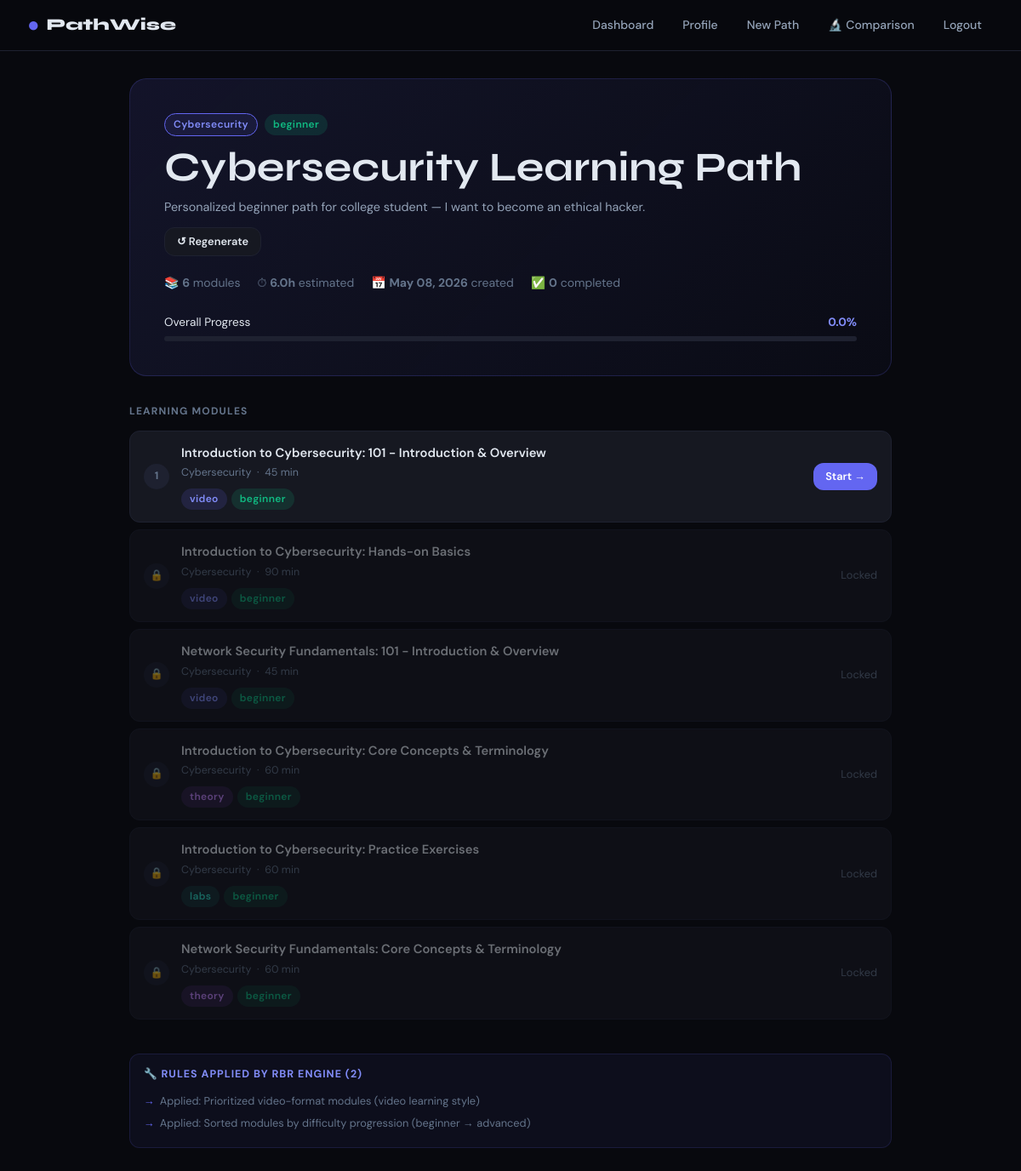
Page /path/2 (signed in) on the committed database.
### models/learning_path.py (models this page shows, shortened)
class LearningPath(db.Model):
    __tablename__ = 'learning_paths'
    id              = db.Column(db.Integer, primary_key=True)
    user_id         = db.Column(db.Integer, db.ForeignKey('users.id'), nullable=False)
    title           = db.Column(db.String(300), nullable=False)
    domain          = db.Column(db.String(100), nullable=True)
    description     = db.Column(db.Text,        nullable=True)
    total_modules   = db.Column(db.Integer,     default=0)
    estimated_hours = db.Column(db.Float,       default=0.0)
    difficulty      = db.Column(db.String(30),  nullable=True)
    cbr_cases_used_json  = db.Column(db.Text, nullable=True)   # IDs of similar cases used
    cbr_similarity_json  = db.Column(db.Text, nullable=True)   # Similarity scores
    rbr_rules_applied_json = db.Column(db.Text, nullable=True) # Rules that were applied
    status          = db.Column(db.String(30), default='active')  # active, completed, abandoned
    is_current      = db.Column(db.Boolean,    default=True)
    completed_at    = db.Column(db.DateTime,   nullable=True)
    certificate_path = db.Column(db.String(500), nullable=True)
    created_at      = db.Column(db.DateTime,   default=datetime.utcnow)
    path_modules = db.relationship(
        'LearningPathModule', backref='learning_path',
        lazy=True, order_by='LearningPathModule.order_index',
        cascade='all, delete-orphan'
    )
    progress = db.relationship('Progress', backref='learning_path', lazy=True, cascade='all, delete-orphan')
    def get_completion_percentage(self) -> float:
        if not self.path_modules:
            return 0.0
        completed = sum(1 for pm in self.path_modules if pm.is_completed)
        return round((completed / len(self.path_modules)) * 100, 1)
    def get_rbr_rules(self) -> list:
        return json.loads(self.rbr_rules_applied_json) if self.rbr_rules_applied_json else []

### models/progress.py (models this page shows, shortened)
class Progress(db.Model):
    __tablename__ = 'progress'
    id               = db.Column(db.Integer, primary_key=True)
    user_id          = db.Column(db.Integer, db.ForeignKey('users.id'), nullable=False)
    learning_path_id = db.Column(db.Integer, db.ForeignKey('learning_paths.id'), nullable=False)
    current_module_index = db.Column(db.Integer, default=0)
    modules_completed    = db.Column(db.Integer, default=0)
    total_time_spent_min = db.Column(db.Integer, default=0)
    average_score    = db.Column(db.Float,   nullable=True)
    streak_days      = db.Column(db.Integer, default=0)
    last_activity_at = db.Column(db.DateTime, default=datetime.utcnow)
    created_at       = db.Column(db.DateTime, default=datetime.utcnow)

### models/course.py (models this page shows, shortened)
class Module(db.Model):
    __tablename__ = 'modules'
    id           = db.Column(db.Integer, primary_key=True)
    course_id    = db.Column(db.Integer, db.ForeignKey('courses.id'), nullable=False)
    title        = db.Column(db.String(300), nullable=False)
    description  = db.Column(db.Text,        nullable=True)
    module_type  = db.Column(db.String(30),  nullable=False)      # video, lab, project, reading, quiz
    difficulty   = db.Column(db.String(30),  nullable=False)      # beginner, intermediate, advanced
    duration_min = db.Column(db.Integer,      nullable=True)       # Duration in minutes
    domain       = db.Column(db.String(100),  nullable=False)      # Topic domain
    tags_json    = db.Column(db.Text,         nullable=True)       # JSON list of tags
    order_index  = db.Column(db.Integer,      default=0)           # Order within course
    is_active    = db.Column(db.Boolean,      default=True)
    assessment_questions_json = db.Column(db.Text, nullable=True)
    def get_tags(self) -> list:
        if self.tags_json:
            return json.loads(self.tags_json)
        return []
    def to_dict(self) -> dict:
        return {
            'id': self.id,
            'course_id': self.course_id,
            'title': self.title,
            'description': self.description,
            'module_type': self.module_type,
            'difficulty': self.difficulty,
            'duration_min': self.duration_min,
            'domain': self.domain,
            'tags': self.get_tags(),
            'order_index': self.order_index,
            'course_title': self.course.title if self.course else '',
        }

### routes/learning_path.py (the view)
@lp_bp.route('/<int:path_id>')
@login_required
def view_path(path_id):
    path = LearningPath.query.filter_by(id=path_id, user_id=current_user.id).first_or_404()
    progress = Progress.query.filter_by(
        user_id=current_user.id, learning_path_id=path_id
    ).first()
    modules_data = [pm.to_dict() for pm in path.path_modules]
    rules = path.get_rbr_rules()
    return render_template('learning_path/view.html',
                           path=path,
                           modules=modules_data,
                           progress=progress,
                           rules_applied=rules,
                           completion=path.get_completion_percentage())

### models/learning_path.py (called while the page is built)
    def to_dict(self) -> dict:
        module_data = self.module.to_dict() if self.module else {}
        module_data.update({
            'path_module_id': self.id,
            'order_index': self.order_index,
            'is_completed': self.is_completed,
            'is_locked': self.is_locked,
            'completed_at': self.completed_at.isoformat() if self.completed_at else None,
            'assessment_score': self.assessment_score,
        })
        return module_data

### templates/learning_path/view.html (shortened to what this page needs)
{% extends "base.html" %}
{% block content %}
<div class="path-wrap">
  <div class="path-hero">
    <div style="display:flex;justify-content:space-between;align-items:flex-start;flex-wrap:wrap;gap:12px;">
      <div>
        <div style="display:flex;gap:8px;align-items:center;margin-bottom:8px;">
          <span class="badge badge-domain">{{ path.domain.replace('_',' ').title() if path.domain else 'General' }}</span>
          <span class="badge badge-{{ path.difficulty or 'intermediate' }}">{{ path.difficulty or 'intermediate' }}</span>
        </div>
        <h1>{{ path.title }}</h1>
        <p style="margin-top:6px;font-size:0.9rem;">{{ path.description }}</p>
      </div>
      {% if path.status != 'completed' %}
      <a href="{{ url_for('learning_path.generate') }}" class="btn btn-secondary btn-sm" style="white-space:nowrap;">↺ Regenerate</a>
      {% elif path.certificate_path %}
      <a href="{{ url_for('static', filename='certificates/' + path.certificate_path) }}" target="_blank" class="btn btn-success btn-sm">📄 View Certificate</a>
      {% endif %}
    </div>
    <div class="path-meta-row">
      <span>📚 <strong>{{ path.total_modules }}</strong> modules</span>
      <span>⏱ <strong>{{ path.estimated_hours }}h</strong> estimated</span>
      <span>📅 <strong>{{ path.created_at.strftime('%b %d, %Y') if path.created_at else 'N/A' }}</strong> created</span>
      {% if progress %}
      <span>✅ <strong>{{ progress.modules_completed }}</strong> completed</span>
      {% endif %}
    </div>
    <div class="path-progress-section">
      <div class="path-progress-text">
        <span>Overall Progress</span>
        <strong style="color:var(--accent2);">{{ completion }}%</strong>
      </div>
      <div class="progress-wrap">
      </div>
    </div>
  </div>
  <div class="grid-2" style="align-items:start;gap:2rem;">
    <div style="grid-column:1/3;">
      <div class="module-section-title">Learning Modules</div>
      {% for m in modules %}
      {% set is_completed = m.is_completed %}
      {% set is_locked = m.is_locked %}
      <div class="module-row {% if is_completed %}completed{% elif is_locked %}locked{% endif %}">
        <div class="module-order {% if is_completed %}order-completed{% elif is_locked %}order-locked{% else %}order-pending{% endif %}">
          {{ '✓' if is_completed else ('🔒' if is_locked else m.order_index + 1) }}
        </div>
        <div class="module-info">
          <div class="module-title-row">{{ m.title }}</div>
          <div class="module-sub">
            {{ m.domain.replace('_',' ').title() if m.domain else '' }}
            &nbsp;·&nbsp; {{ m.duration_min or 60 }} min
          </div>
          <div class="module-badges mt-1">
            <span class="badge badge-{{ m.module_type or 'mixed' }}">{{ m.module_type or 'mixed' }}</span>
            <span class="badge badge-{{ m.difficulty or 'intermediate' }}">{{ m.difficulty or 'intermediate' }}</span>
          </div>
        </div>
        <div class="module-actions">
          {% if is_completed %}
            <span style="font-size:0.8rem;color:var(--success);">Done ✓</span>
          {% elif is_locked %}
            <span style="font-size:0.8rem;color:var(--text-muted);">Locked</span>
          {% else %}
            <a href="{{ url_for('learning_path.view_module', path_id=path.id, path_module_id=m.path_module_id) }}" class="btn btn-primary btn-sm">
              Start →
            </a>
          {% endif %}
        </div>
      </div>
      {% endfor %}
    </div>
  </div>
  {% if rules_applied %}
  <div class="rbr-panel mt-4">
    <div class="rbr-title">🔧 Rules Applied by RBR Engine ({{ rules_applied|length }})</div>
    {% for rule in rules_applied %}
    <div class="rbr-rule">{{ rule }}</div>
    {% endfor %}
  </div>
  {% endif %}
</div>
{% endblock %}

### templates/base.html (style rules this page uses)
:root { --bg: #08090E; --surface: #0F1117; --surface2: #161821; --border: #1E2130; --accent: #6366F1; --accent2: #818CF8; --accent-glow: rgba(99,102,241,0.15); --success: #10B981; --warning: #F59E0B; --error: #EF4444; --text: #E2E8F0; --text-muted:#64748B; --text-dim: #94A3B8; --radius: 12px; --radius-lg: 20px; --font-head: 'Syne', sans-serif; --font-body: 'DM Sans', sans-serif; --transition: 0.2s cubic-bezier(0.4,0,0.2,1); }
*, *::before, *::after { box-sizing: border-box; margin: 0; padding: 0; }
html { scroll-behavior: smooth; }
body { background: var(--bg); color: var(--text); font-family: var(--font-body); font-size: 15px; line-height: 1.6; min-height: 100vh; }
h1,h2,h3,h4,h5 { font-family: var(--font-head); font-weight: 700; line-height: 1.2; }
h1 { font-size: clamp(2rem, 4vw, 3rem); }
p { color: var(--text-dim); }
a { color: var(--accent2); text-decoration: none; transition: color var(--transition); }
.btn { display: inline-flex; align-items: center; justify-content: center; gap: 8px; padding: 10px 22px; border-radius: var(--radius); font-family: var(--font-body); font-size: 0.9rem; font-weight: 600; cursor: pointer; border: none; transition: all var(--transition); text-decoration: none; }
.btn-primary { background: var(--accent); color: #fff; }
.btn-secondary { background: var(--surface2); color: var(--text); border: 1px solid var(--border); }
.btn-sm { padding: 6px 14px; font-size: 0.8rem; }
.badge { display: inline-flex; align-items: center; gap: 4px; padding: 3px 10px; border-radius: 99px; font-size: 0.75rem; font-weight: 600; letter-spacing: 0.03em; }
.badge-beginner { background: rgba(16,185,129,0.15); color: #10B981; }
.badge-video { background: rgba(99,102,241,0.15); color: #818CF8; }
.badge-labs { background: rgba(20,184,166,0.15); color: #2DD4BF; }
.badge-theory { background: rgba(168,85,247,0.15); color: #C084FC; }
.badge-domain { background: rgba(99,102,241,0.10); color: var(--accent2); border: 1px solid var(--accent); }
.progress-wrap { background: var(--border); border-radius: 99px; height: 6px; overflow: hidden; }
.grid-2 { display: grid; grid-template-columns: repeat(2, 1fr); gap: 1.25rem; }
.mt-1 { margin-top: 0.5rem; }
.mt-4 { margin-top: 2rem; }

### templates/learning_path/view.html (style rules this page uses)
.path-wrap { max-width: 960px; margin: 0 auto; padding: 2rem; }
.path-hero { padding: 2.5rem; border-radius: var(--radius-lg); background: linear-gradient(135deg, rgba(99,102,241,0.12), rgba(99,102,241,0.03)); border: 1px solid rgba(99,102,241,0.2); margin-bottom: 2rem; position: relative; }
.path-meta-row { display: flex; flex-wrap: wrap; gap: 20px; margin-top: 1.25rem; font-size: 0.875rem; color: var(--text-muted); }
.path-progress-section { margin-top: 1.5rem; }
.path-progress-text { display: flex; justify-content: space-between; font-size: 0.85rem; margin-bottom: 6px; }
.module-section-title { font-size: 0.75rem; font-weight: 700; text-transform: uppercase; letter-spacing: 0.1em; color: var(--text-muted); margin-bottom: 12px; }
.module-row { display: flex; align-items: center; gap: 14px; padding: 14px 16px; border-radius: var(--radius); background: var(--surface2); border: 1px solid var(--border); margin-bottom: 8px; transition: all var(--transition); }
.module-row.locked { opacity: 0.45; }
.module-order { width: 30px; height: 30px; border-radius: 50%; flex-shrink: 0; display: flex; align-items: center; justify-content: center; font-size: 0.78rem; font-weight: 700; }
.order-pending { background: var(--border); color: var(--text-muted); }
.order-locked { background: var(--border); color: var(--text-muted); }
.module-info { flex: 1; min-width: 0; }
.module-title-row { font-weight: 600; font-size: 0.92rem; white-space: nowrap; overflow: hidden; text-overflow: ellipsis; }
.module-sub { font-size: 0.78rem; color: var(--text-muted); margin-top: 2px; }
.module-badges { display: flex; flex-wrap: wrap; gap: 5px; align-items: center; }
.module-actions { display: flex; gap: 8px; align-items: center; flex-shrink: 0; }
.rbr-panel { padding: 14px 16px; border-radius: var(--radius); background: rgba(99,102,241,0.06); border: 1px solid rgba(99,102,241,0.15); }
.rbr-title { font-size: 0.78rem; font-weight: 700; color: var(--accent2); text-transform: uppercase; letter-spacing: 0.08em; margin-bottom: 8px; }
.rbr-rule { font-size: 0.8rem; color: var(--text-muted); padding: 3px 0; display: flex; gap: 6px; }
.rbr-rule::before { content: '→'; color: var(--accent); }

### rows in the picture
LearningPath: domain.replace "Cybersecurity", difficulty "beginner", title "Cybersecurity Learning Path", description "Personalized beginner path for college student — I want to become an ethical hacker.", total_modules "6", estimated_hours "6.0", created_at "May 08, 2026"
Progress: modules_completed "0"
Module: title "Introduction to Cybersecurity: 101 - Introduction & Overview", domain.replace "Cybersecurity", module_type "video", difficulty "beginner"
Module: title "Introduction to Cybersecurity: Hands-on Basics", domain.replace "Cybersecurity", module_type "video", difficulty "beginner"
Module: title "Network Security Fundamentals: 101 - Introduction & Overview", domain.replace "Cybersecurity", module_type "video", difficulty "beginner"
Module: title "Introduction to Cybersecurity: Core Concepts & Terminology", domain.replace "Cybersecurity", module_type "theory", difficulty "beginner"
Module: title "Introduction to Cybersecurity: Practice Exercises", domain.replace "Cybersecurity", module_type "labs", difficulty "beginner"
Module: title "Network Security Fundamentals: Core Concepts & Terminology", domain.replace "Cybersecurity", module_type "theory", difficulty "beginner"

### other values in the picture
{{ completion }} "0.0"
{{ '✓' if is_completed else ('🔒' if is_locked else m.order_index + 1) }} "1" "🔒" "🔒" "🔒" "🔒" "🔒"
{{ m.duration_min or 60 }} "45" "90" "45" "60" "60" "60"
{{ rules_applied|length }} "2"
{{ rule }} "Applied: Prioritized video-format modules (video learning style)" "Applied: Sorted modules by difficulty progression (beginner → advanced)"
